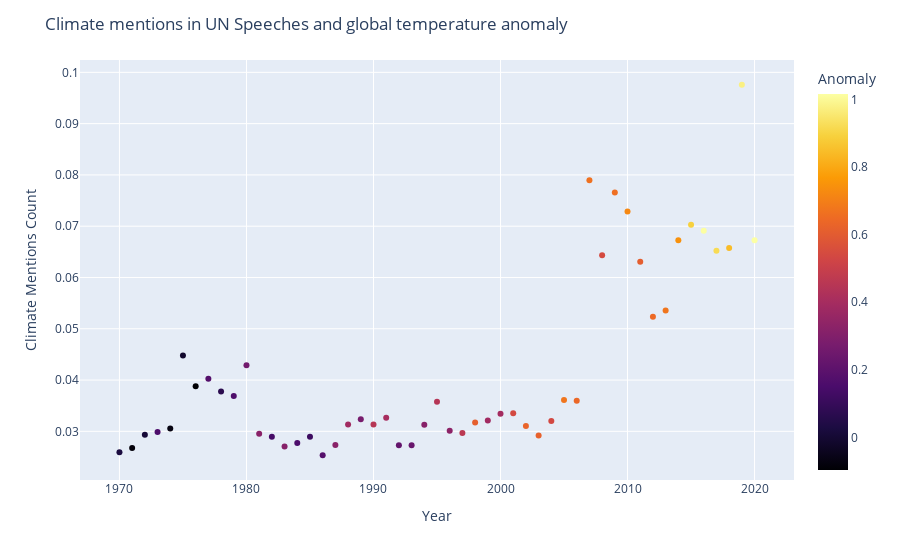

Here is the notebook cell this chart was saved with:
### Code cell
fig = px.scatter(world_df, x=np.arange(1970, 2021), y='Climate Mentions Count', color="Anomaly", color_continuous_scale='Inferno')
fig.update_layout(
    title=f"Climate mentions in UN Speeches and global temperature anomaly",
    xaxis_title="Year",
)

fig.show()

### Figure 1 — Plotly figure (JSON) as saved in the notebook; plotly's stock layout.template omitted (floating-point values rounded to 4 significant figures)
{"data": [{"hovertemplate": "x=%{x}<br>Climate Mentions Count=%{y}<br>Anomaly=%{marker.color}<extra></extra>", "legendgroup": "", "marker": {"color": [0.025, -0.08417, 0.008333, 0.16, -0.07, -0.01333, -0.09667, 0.1767, 0.06833, 0.165, 0.2592, 0.3225, 0.1392, 0.3125, 0.1567, 0.1175, 0.18, 0.32, 0.3858, 0.2717, 0.4483, 0.4042, 0.2192, 0.2308, 0.3158, 0.4458, 0.3283, 0.4633, 0.6108, 0.3858, 0.3958, 0.5392, 0.6275, 0.6192, 0.535, 0.6758, 0.6375, 0.6642, 0.5433, 0.6592, 0.7233, 0.6075, 0.6442, 0.6758, 0.7442, 0.8942, 1.013, 0.9208, 0.845, 0.9758, 1.017], "coloraxis": "coloraxis", "symbol": "circle"}, "mode": "markers", "name": "", "orientation": "v", "showlegend": false, "type": "scatter", "x": [1970, 1971, 1972, 1973, 1974, 1975, 1976, 1977, 1978, 1979, 1980, 1981, 1982, 1983, 1984, 1985, 1986, 1987, 1988, 1989, 1990, 1991, 1992, 1993, 1994, 1995, 1996, 1997, 1998, 1999, 2000, 2001, 2002, 2003, 2004, 2005, 2006, 2007, 2008, 2009, 2010, 2011, 2012, 2013, 2014, 2015, 2016, 2017, 2018, 2019, 2020], "xaxis": "x", "y": [0.02595, 0.02675, 0.02931, 0.02985, 0.03055, 0.0448, 0.0388, 0.04024, 0.03776, 0.03689, 0.04289, 0.02951, 0.02892, 0.02706, 0.02771, 0.02895, 0.02534, 0.02734, 0.03134, 0.03237, 0.03132, 0.03265, 0.0273, 0.02728, 0.03129, 0.03577, 0.03009, 0.02966, 0.03174, 0.03211, 0.03345, 0.03354, 0.03104, 0.02917, 0.03204, 0.03612, 0.03595, 0.07894, 0.06436, 0.07658, 0.07286, 0.06305, 0.05237, 0.05356, 0.06726, 0.0703, 0.06909, 0.0652, 0.06577, 0.09758, 0.06728], "yaxis": "y"}], "layout": {"coloraxis": {"colorbar": {"title": {"text": "Anomaly"}}, "colorscale": [[0, "#000004"], [0.1111, "#1b0c41"], [0.2222, "#4a0c6b"], [0.3333, "#781c6d"], [0.4444, "#a52c60"], [0.5556, "#cf4446"], [0.6667, "#ed6925"], [0.7778, "#fb9b06"], [0.8889, "#f7d13d"], [1, "#fcffa4"]]}, "legend": {"tracegroupgap": 0}, "margin": {"t": 60}, "title": {"text": "Climate mentions in UN Speeches and global temperature anomaly"}, "xaxis": {"anchor": "y", "domain": [0, 1], "title": {"text": "Year"}}, "yaxis": {"anchor": "x", "domain": [0, 1], "title": {"text": "Climate Mentions Count"}}}}
